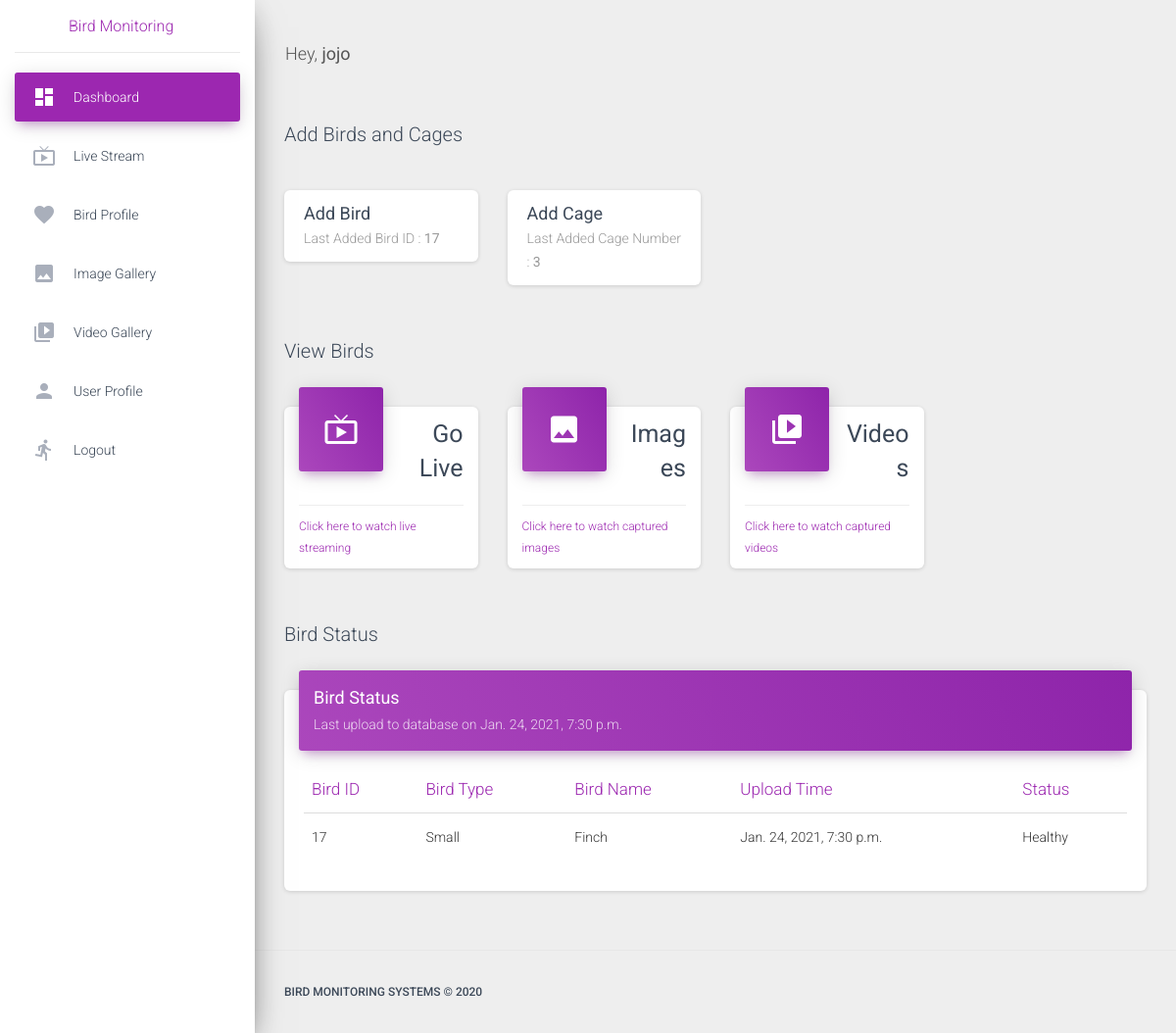
Screenshot of / (signed in) with the database file from the repository.
### app/models.py (models this page shows, shortened)
class Bird(models.Model):
    bird_id = models.AutoField(primary_key=True)
    bird_type = models.CharField(max_length=30)
    bird_name = models.CharField(max_length=30)
    bird_gender = models.CharField(max_length=10)
    bird_color = models.CharField(max_length=30)
    user = models.ForeignKey(User, on_delete=models.CASCADE, default=1)
    uploaded_at = models.DateTimeField(auto_now_add=True)
    class Meta:
        db_table = 'Bird'

class Cage(models.Model):
    cage_num = models.AutoField(primary_key=True)
    bird_id = models.ForeignKey(Bird, on_delete=models.CASCADE, default=1)
    user = models.ForeignKey(User, on_delete=models.CASCADE, default=1)
    class Meta:
        db_table = 'Cage'

### app/views.py (the view)
# urls.py: path('', views.index.as_view(), name='home'),
class index(LoginRequiredMixin, CreateView):
    login_url = '/login/'
    model = Bird
    context_object_name = 'bird_list'
    template_name = 'index.html'
    def get_context_data(self, **kwargs):
        context = {'segment': 'index', "bird_list": Bird.objects.filter(user=self.request.user),
                   "last_bird": Bird.objects.filter(user=self.request.user).last(),
                   "last_cage": Cage.objects.filter(user=self.request.user).last()}
        return context

### app/templates/index.html (shortened to what this page needs)
{% extends "base.html" %}
{% block content %}
    <div class="navbar-wrapper">
        <h3 class="navbar-brand">Add Birds and Cages</h3>
    </div>
    <div class="row">
        <div class="col-lg-3 col-md-6 col-sm-6">
            <div class="card card-stats">
                <div class="card-header">
                    <a href="{% url 'add-bird' %}" class="card-title" style="font-size: large"><b>Add Bird</b></a>
                    <p class="card-category">Last Added Bird ID : <b>{{ last_bird.bird_id }}</b></p>
                </div>
            </div>
        </div><div class="col-lg-3 col-md-6 col-sm-6">
            <div class="card card-stats">
                <div class="card-header">
                    <a href="{% url 'add-cage' %}" class="card-title" style="font-size: large"><b>Add Cage</b></a>
                    <p class="card-category">Last Added Cage Number : <b>{{ last_cage.cage_num }}</b></p>
                </div>
            </div>
        </div>
    </div>
    <div class="navbar-wrapper">
        <h3 class="navbar-brand">View Birds</h3>
    </div>
    <div class="row">
        <div class="col-lg-3 col-md-6 col-sm-6">
            <div class="card card-stats">
                <div class="card-header card-header-primary card-header-icon">
                    <div class="card-icon">
                        <i class="material-icons">live_tv</i>
                    </div>
                    <h3 class="card-title"><b>Go Live</b></h3>
                </div>
                <div class="card-footer">
                    <div class="stats">
                        <a href="{% url 'detect_video' %}">Click here to watch live streaming</a>
                    </div>
                </div>
            </div>
        </div>
        <div class="col-lg-3 col-md-6 col-sm-6">
            <div class="card card-stats">
                <div class="card-header card-header-primary card-header-icon">
                    <div class="card-icon">
                        <i class="material-icons">image</i>
                    </div>
                    <h3 class="card-title"><b>Images</b></h3>
                </div>
                <div class="card-footer">
                    <div class="stats">
                        <a href="{% url 'images' %}">Click here to watch captured images</a>
                    </div>
                </div>
            </div>
        </div>
        <div class="col-lg-3 col-md-6 col-sm-6">
            <div class="card card-stats">
                <div class="card-header card-header-primary card-header-icon">
                    <div class="card-icon">
                        <i class="material-icons">video_library</i>
                    </div>
                    <h3 class="card-title"><b>Videos</b></h3>
                </div>
                <div class="card-footer">
                    <div class="stats">
                        <a href="">Click here to watch captured videos</a>
                    </div>
                </div>
            </div>
        </div>
    </div>
    <div class="navbar-wrapper">
        <h3 class="navbar-brand">Bird Status</h3>
    </div>
    <div class="row">
        <div class="col-lg-12 col-md-12">
            <div class="card">
                <div class="card-header card-header-primary">
                    <h4 class="card-title"><b>Bird Status</b></h4>
                    <p class="card-category">Last upload to database on {{ last_bird.uploaded_at }}</p>
                </div>
                <div class="card-body table-responsive">
                    <table class="table table-hover">
                        <thead class="text-primary">
                        <th>Bird ID</th>
                        <th>Bird Type</th>
                        <th>Bird Name</th>
                        <th>Upload Time</th>
                        <th>Status</th>
                        </thead>
                        <tbody>
                        {% for i in bird_list %}
                            <tr>
                                <td>{{ i.bird_id }}</td>
                                <td>{{ i.bird_type }}</td>
                                <td>{{ i.bird_name }}</td>
                                <td>{{ i.uploaded_at }}</td>
                                <td>Healthy</td>
                            </tr>
                        {% endfor %}
                        </tbody>
                    </table>
                </div>
            </div>
        </div>
    </div>
{% endblock content %}

### app/templates/includes/navigation.html (shortened to what this page needs)
<nav class="navbar navbar-expand-lg navbar-transparent navbar-absolute fixed-top ">
    <div class="container-fluid">
        {% if user.is_authenticated %}
            <div class="navbar-wrapper">
                <h3 class="navbar-brand">Hey, <b>{{ request.user.username }}</b></h3>
            </div>
        {% else %}
            <div class="navbar-wrapper">
                <h3 class="navbar-brand"><b>Register</b> to continue</h3>
            </div>
        {% endif %}
    </div>
</nav>

### rows the page displays
Bird: bird_id "17", uploaded_at "Jan. 24, 2021, 7:30 p.m.", bird_type "Small", bird_name "Finch"
Cage: cage_num "3"

### other values shown
{{ request.user.username }} "jojo"
